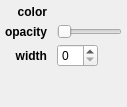
<?xml version="1.0" encoding="UTF-8"?>
<ui version="4.0">
 <class>Form</class>
 <widget class="QWidget" name="Form">
  <property name="geometry">
   <rect>
    <x>0</x>
    <y>0</y>
    <width>127</width>
    <height>107</height>
   </rect>
  </property>
  <property name="windowTitle">
   <string>Form</string>
  </property>
  <layout class="QGridLayout" name="gridLayout">
   <property name="leftMargin">
    <number>5</number>
   </property>
   <property name="topMargin">
    <number>5</number>
   </property>
   <property name="rightMargin">
    <number>5</number>
   </property>
   <property name="bottomMargin">
    <number>5</number>
   </property>
   <property name="horizontalSpacing">
    <number>10</number>
   </property>
   <property name="verticalSpacing">
    <number>5</number>
   </property>
   <item row="1" column="1" colspan="2">
    <widget class="QSlider" name="value_alpha">
     <property name="maximum">
      <number>100</number>
     </property>
     <property name="orientation">
      <enum>Qt::Horizontal</enum>
     </property>
    </widget>
   </item>
   <item row="1" column="0">
    <widget class="QLabel" name="label">
     <property name="font">
      <font>
       <weight>75</weight>
       <bold>true</bold>
      </font>
     </property>
     <property name="text">
      <string>opacity</string>
     </property>
     <property name="alignment">
      <set>Qt::AlignRight|Qt::AlignTrailing|Qt::AlignVCenter</set>
     </property>
    </widget>
   </item>
   <item row="0" column="1">
    <widget class="QColorBox" name="color_color">
     <property name="sizePolicy">
      <sizepolicy hsizetype="Preferred" vsizetype="Minimum">
       <horstretch>0</horstretch>
       <verstretch>0</verstretch>
      </sizepolicy>
     </property>
     <property name="focusPolicy">
      <enum>Qt::StrongFocus</enum>
     </property>
     <property name="text">
      <string/>
     </property>
    </widget>
   </item>
   <item row="0" column="0">
    <widget class="QLabel" name="label_2">
     <property name="font">
      <font>
       <weight>75</weight>
       <bold>true</bold>
      </font>
     </property>
     <property name="text">
      <string>color</string>
     </property>
     <property name="alignment">
      <set>Qt::AlignRight|Qt::AlignTrailing|Qt::AlignVCenter</set>
     </property>
    </widget>
   </item>
   <item row="2" column="1">
    <widget class="QSpinBox" name="value_linewidth"/>
   </item>
   <item row="2" column="0">
    <widget class="QLabel" name="label_3">
     <property name="font">
      <font>
       <weight>75</weight>
       <bold>true</bold>
      </font>
     </property>
     <property name="text">
      <string>width</string>
     </property>
     <property name="alignment">
      <set>Qt::AlignRight|Qt::AlignTrailing|Qt::AlignVCenter</set>
     </property>
    </widget>
   </item>
   <item row="3" column="0">
    <spacer name="verticalSpacer">
     <property name="orientation">
      <enum>Qt::Vertical</enum>
     </property>
     <property name="sizeHint" stdset="0">
      <size>
       <width>20</width>
       <height>40</height>
      </size>
     </property>
    </spacer>
   </item>
   <item row="3" column="1" colspan="2">
    <spacer name="horizontalSpacer">
     <property name="orientation">
      <enum>Qt::Horizontal</enum>
     </property>
     <property name="sizeHint" stdset="0">
      <size>
       <width>40</width>
       <height>1</height>
      </size>
     </property>
    </spacer>
   </item>
  </layout>
 </widget>
 <customwidgets>
  <customwidget>
   <class>QColorBox</class>
   <extends>QLabel</extends>
   <header>glue.utils.qt.colors</header>
  </customwidget>
 </customwidgets>
 <tabstops>
  <tabstop>color_color</tabstop>
  <tabstop>value_alpha</tabstop>
  <tabstop>value_linewidth</tabstop>
 </tabstops>
 <resources/>
 <connections/>
</ui>
